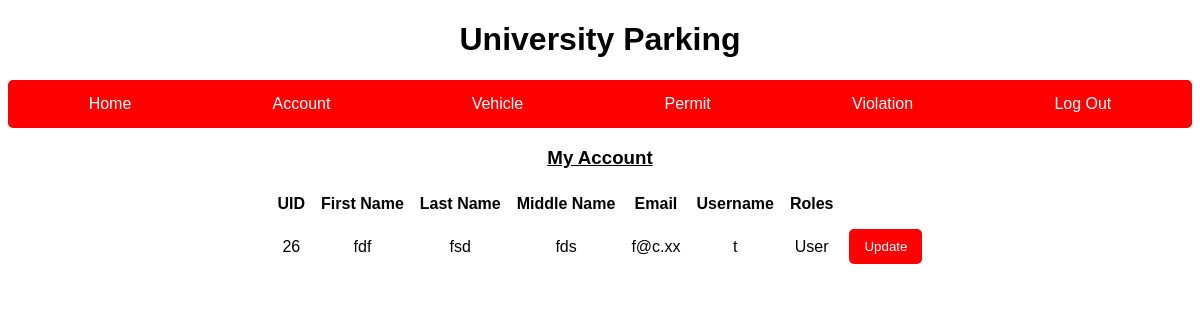
Page /account.php (signed in) on the committed database.
### tables this page shows
CREATE TABLE IF NOT EXISTS `user` (
  `UID` int NOT NULL AUTO_INCREMENT,
  `FirstName` varchar(50) DEFAULT NULL,
  `LastName` varchar(50) DEFAULT NULL,
  `MiddleName` varchar(50) DEFAULT NULL,
  `Email` varchar(100) DEFAULT NULL,
  `Username` varchar(50) DEFAULT NULL,
  `Password` varchar(256) DEFAULT NULL,
  `Role` varchar(50) DEFAULT NULL,
  PRIMARY KEY (`UID`)
);

### determinerole.php (called while the page is built, shortened)
<?php
require_once 'user.php';
function determineRole($role) {
if(!isset($_SESSION['user'])){
	header("Location: login.php");
	exit();
}else{
	$user = $_SESSION['user'];
	$user_roles = $user->getRoles();
	$found=False;
	$roles = Array($role);
	return $found;
}
  }
?>

### user.php (called while the page is built, shortened)
<?php
class User{
	public $roles = array();
	function getRoles(){
		return $this->roles;
	}
}
?>

### account.php (the view, shortened to what this page needs)
<!DOCTYPE html>
<html>
<head>
    <link rel="stylesheet" href="style.css">
</head>
<body>
<h1>University Parking</h1>
<nav>
  <div class="navbar">
    <a href="homepage.php">Home</a>
    <a href="account.php">Account</a>
	<a href="vehicle.php">Vehicle</a>
	<a href="permit.php">Permit</a>
	<a href="violation.php">Violation</a>
    <a href="logout.php">Log Out</a>
  </div>
</nav>
<?php
require_once 'determinerole.php';
require_once 'uparking.php';
$conn = new mysqli($hn, $un, $pw, $db);
    if (determineRole("Staff")){
        echo '<h3 style="text-decoration-line: underline; text-align: center;">All Current Drivers</h3>';
        echo '<a  href="addaccount.php"> <button style="margin-top:15px" type="button" class="btn btn-info">Admin Add User</button></a>';
        $sql = "SELECT * FROM user";
        $result = $conn->query($sql);
    if ($result->num_rows > 0) {
        echo '<table>
            <tr>
                <th>UID</th>
                <th>First Name</th>
                <th>Last Name</th>
                <th>Middle Name</th>
                <th>Email</th>
                <th>Username</th>
                <th>Roles</th>
            </tr>';
        while ($row = $result->fetch_assoc()) {
            echo '<tr>
                    <td>' . $row['UID'] . '</td>
                    <td>' . $row['FirstName'] . '</td>
                    <td>' . $row['LastName'] . '</td>
                    <td>' . $row['MiddleName'] . '</td>
                    <td>' . $row['Email'] . '</td>
                    <td>' . $row['Username'] . '</td>
                    <td>' . $row['Role'] . '</td>
                    <td>
                        <a href="updateaccount.php?uid=' . $row['UID'] . '"> <button type="button" class="btn btn-info">Update</button></a>
                        <a href="deleteaccount.php?uid=' . $row['UID'] . '"> <button type="button" class="btn btn-info">Delete</button></a>
                    </td>
                </tr>';
        }
        echo '</table><br>';
    } else {
        echo 'No users found<br><br>';
    }
    }else{
        echo '<h3 style="text-decoration-line: underline; text-align: center;">My Account</h3>';
        $user = $_SESSION['user'];
        $sql = "SELECT * FROM user WHERE UID='$user->uid' ";
        $result = $conn->query($sql);
    if ($result->num_rows > 0) {
        echo '<table>
            <tr>
                <th>UID</th>
                <th>First Name</th>
                <th>Last Name</th>
                <th>Middle Name</th>
                <th>Email</th>
                <th>Username</th>
                <th>Roles</th>
            </tr>';
        while ($row = $result->fetch_assoc()) {
            echo '<tr>
                    <td>' . $row['UID'] . '</td>
                    <td>' . $row['FirstName'] . '</td>
                    <td>' . $row['LastName'] . '</td>
                    <td>' . $row['MiddleName'] . '</td>
                    <td>' . $row['Email'] . '</td>
                    <td>' . $row['Username'] . '</td>
                    <td>' . $row['Role'] . '</td>
                    <td>
                    <a href="updateaccount.php?uid=' . $row['UID'] . '"> <button type="button" class="btn btn-info">Update</button></a>
                    </td>
                </tr>';
        }
        echo '</table><br>';
    } else {
        echo 'No users found<br><br>';
    }
    }
?>
</body>
</html>

### style.css (style rules this page uses)
body { font-family: Arial; text-align: center; background-color: white; }
a { color: #776bda; text-decoration: none; }
button { background-color: red; color: white; border: none; padding: 10px 15px; border-radius: 5px; cursor: pointer; }
.navbar { background-color: red; padding: 10px; border-radius: 5px; display: flex; justify-content: space-around; }
.navbar a { color: white; text-decoration: none; padding: 5px 10px; }

### account.php (style rules this page uses)
table { margin: 0 auto; border-collapse: collapse; }
th, td { padding: 8px; }

### rows in the picture
user: UID "26", FirstName "fdf", LastName "fsd", MiddleName "fds", Email "f@c.xx", Username "t", Role "User"
